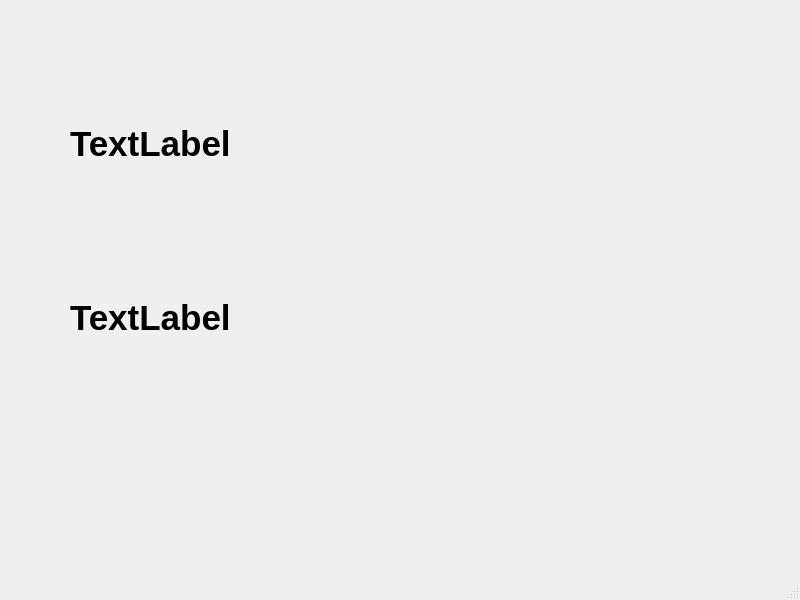
<?xml version="1.0" encoding="UTF-8"?>
<ui version="4.0">
 <class>MainWindow</class>
 <widget class="QMainWindow" name="MainWindow">
  <property name="geometry">
   <rect>
    <x>0</x>
    <y>0</y>
    <width>800</width>
    <height>600</height>
   </rect>
  </property>
  <property name="windowTitle">
   <string>MainWindow</string>
  </property>
  <widget class="QWidget" name="centralwidget">
   <widget class="QWidget" name="">
    <property name="geometry">
     <rect>
      <x>70</x>
      <y>60</y>
      <width>531</width>
      <height>341</height>
     </rect>
    </property>
    <layout class="QVBoxLayout" name="verticalLayout">
     <item>
      <widget class="QLabel" name="Digital_Clock">
       <property name="font">
        <font>
         <pointsize>26</pointsize>
         <bold>true</bold>
        </font>
       </property>
       <property name="text">
        <string>TextLabel</string>
       </property>
      </widget>
     </item>
     <item>
      <widget class="QLabel" name="DateTime">
       <property name="font">
        <font>
         <pointsize>26</pointsize>
         <bold>true</bold>
        </font>
       </property>
       <property name="text">
        <string>TextLabel</string>
       </property>
      </widget>
     </item>
    </layout>
   </widget>
  </widget>
  <widget class="QMenuBar" name="menubar">
   <property name="geometry">
    <rect>
     <x>0</x>
     <y>0</y>
     <width>800</width>
     <height>22</height>
    </rect>
   </property>
  </widget>
  <widget class="QStatusBar" name="statusbar"/>
 </widget>
 <resources/>
 <connections/>
</ui>
